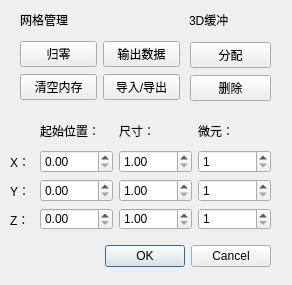
<?xml version="1.0" encoding="UTF-8"?>
<ui version="4.0">
 <class>Dialog_grid</class>
 <widget class="QDialog" name="Dialog_grid">
  <property name="geometry">
   <rect>
    <x>0</x>
    <y>0</y>
    <width>292</width>
    <height>285</height>
   </rect>
  </property>
  <property name="windowTitle">
   <string>Dialog</string>
  </property>
  <widget class="QDialogButtonBox" name="buttonBox">
   <property name="geometry">
    <rect>
     <x>-30</x>
     <y>240</y>
     <width>301</width>
     <height>32</height>
    </rect>
   </property>
   <property name="orientation">
    <enum>Qt::Horizontal</enum>
   </property>
   <property name="standardButtons">
    <set>QDialogButtonBox::Cancel|QDialogButtonBox::Ok</set>
   </property>
  </widget>
  <widget class="QWidget" name="layoutWidget">
   <property name="geometry">
    <rect>
     <x>40</x>
     <y>150</y>
     <width>231</width>
     <height>80</height>
    </rect>
   </property>
   <layout class="QVBoxLayout" name="verticalLayout">
    <item>
     <layout class="QHBoxLayout" name="horizontalLayout">
      <item>
       <widget class="QDoubleSpinBox" name="doubleSpinBox_xpos"/>
      </item>
      <item>
       <widget class="QDoubleSpinBox" name="doubleSpinBox_xsize">
        <property name="minimum">
         <double>1.000000000000000</double>
        </property>
       </widget>
      </item>
      <item>
       <widget class="QSpinBox" name="spinBox_xnum">
        <property name="minimum">
         <number>1</number>
        </property>
       </widget>
      </item>
     </layout>
    </item>
    <item>
     <layout class="QHBoxLayout" name="horizontalLayout_3">
      <item>
       <widget class="QDoubleSpinBox" name="doubleSpinBox_ypos"/>
      </item>
      <item>
       <widget class="QDoubleSpinBox" name="doubleSpinBox_ysize">
        <property name="minimum">
         <double>1.000000000000000</double>
        </property>
       </widget>
      </item>
      <item>
       <widget class="QSpinBox" name="spinBox_ynum">
        <property name="minimum">
         <number>1</number>
        </property>
       </widget>
      </item>
     </layout>
    </item>
    <item>
     <layout class="QHBoxLayout" name="horizontalLayout_2">
      <item>
       <widget class="QDoubleSpinBox" name="doubleSpinBox_zpos"/>
      </item>
      <item>
       <widget class="QDoubleSpinBox" name="doubleSpinBox_zsize">
        <property name="minimum">
         <double>1.000000000000000</double>
        </property>
       </widget>
      </item>
      <item>
       <widget class="QSpinBox" name="spinBox_znum">
        <property name="minimum">
         <number>1</number>
        </property>
       </widget>
      </item>
     </layout>
    </item>
   </layout>
  </widget>
  <widget class="QWidget" name="layoutWidget">
   <property name="geometry">
    <rect>
     <x>40</x>
     <y>120</y>
     <width>231</width>
     <height>21</height>
    </rect>
   </property>
   <layout class="QHBoxLayout" name="horizontalLayout_6">
    <item>
     <widget class="QLabel" name="label_4">
      <property name="text">
       <string>起始位置：</string>
      </property>
     </widget>
    </item>
    <item>
     <widget class="QLabel" name="label_5">
      <property name="text">
       <string>尺寸：</string>
      </property>
     </widget>
    </item>
    <item>
     <widget class="QLabel" name="label_6">
      <property name="text">
       <string>微元：</string>
      </property>
     </widget>
    </item>
   </layout>
  </widget>
  <widget class="QWidget" name="layoutWidget">
   <property name="geometry">
    <rect>
     <x>20</x>
     <y>40</y>
     <width>160</width>
     <height>61</height>
    </rect>
   </property>
   <layout class="QVBoxLayout" name="verticalLayout_2">
    <item>
     <layout class="QHBoxLayout" name="horizontalLayout_4">
      <item>
       <widget class="QPushButton" name="pushButton">
        <property name="text">
         <string>归零</string>
        </property>
       </widget>
      </item>
      <item>
       <widget class="QPushButton" name="pushButton_3">
        <property name="text">
         <string>输出数据</string>
        </property>
       </widget>
      </item>
     </layout>
    </item>
    <item>
     <layout class="QHBoxLayout" name="horizontalLayout_5">
      <item>
       <widget class="QPushButton" name="pushButton_2">
        <property name="text">
         <string>清空内存</string>
        </property>
       </widget>
      </item>
      <item>
       <widget class="QPushButton" name="pushButton_4">
        <property name="text">
         <string>导入/导出</string>
        </property>
       </widget>
      </item>
     </layout>
    </item>
   </layout>
  </widget>
  <widget class="QWidget" name="layoutWidget">
   <property name="geometry">
    <rect>
     <x>190</x>
     <y>41</y>
     <width>81</width>
     <height>61</height>
    </rect>
   </property>
   <layout class="QVBoxLayout" name="verticalLayout_3">
    <item>
     <widget class="QPushButton" name="pushButton_6">
      <property name="text">
       <string>分配</string>
      </property>
     </widget>
    </item>
    <item>
     <widget class="QPushButton" name="pushButton_5">
      <property name="text">
       <string>删除</string>
      </property>
     </widget>
    </item>
   </layout>
  </widget>
  <widget class="QWidget" name="layoutWidget">
   <property name="geometry">
    <rect>
     <x>20</x>
     <y>10</y>
     <width>331</width>
     <height>20</height>
    </rect>
   </property>
   <layout class="QHBoxLayout" name="horizontalLayout_9">
    <item>
     <widget class="QLabel" name="label_7">
      <property name="text">
       <string>网格管理</string>
      </property>
     </widget>
    </item>
    <item>
     <widget class="QLabel" name="label_9">
      <property name="text">
       <string>3D缓冲</string>
      </property>
     </widget>
    </item>
   </layout>
  </widget>
  <widget class="QWidget" name="">
   <property name="geometry">
    <rect>
     <x>10</x>
     <y>150</y>
     <width>20</width>
     <height>81</height>
    </rect>
   </property>
   <layout class="QVBoxLayout" name="verticalLayout_4">
    <item>
     <widget class="QLabel" name="label">
      <property name="text">
       <string>X：</string>
      </property>
     </widget>
    </item>
    <item>
     <widget class="QLabel" name="label_3">
      <property name="text">
       <string>Y：</string>
      </property>
     </widget>
    </item>
    <item>
     <widget class="QLabel" name="label_2">
      <property name="text">
       <string>Z：</string>
      </property>
     </widget>
    </item>
   </layout>
  </widget>
  <zorder>layoutWidget</zorder>
  <zorder>layoutWidget</zorder>
  <zorder>layoutWidget</zorder>
  <zorder>layoutWidget</zorder>
  <zorder>buttonBox</zorder>
  <zorder>layoutWidget</zorder>
  <zorder>label</zorder>
  <zorder>label_2</zorder>
  <zorder>label_3</zorder>
 </widget>
 <resources/>
 <connections>
  <connection>
   <sender>buttonBox</sender>
   <signal>accepted()</signal>
   <receiver>Dialog_grid</receiver>
   <slot>accept()</slot>
   <hints>
    <hint type="sourcelabel">
     <x>248</x>
     <y>254</y>
    </hint>
    <hint type="destinationlabel">
     <x>157</x>
     <y>274</y>
    </hint>
   </hints>
  </connection>
  <connection>
   <sender>buttonBox</sender>
   <signal>rejected()</signal>
   <receiver>Dialog_grid</receiver>
   <slot>reject()</slot>
   <hints>
    <hint type="sourcelabel">
     <x>316</x>
     <y>260</y>
    </hint>
    <hint type="destinationlabel">
     <x>286</x>
     <y>274</y>
    </hint>
   </hints>
  </connection>
 </connections>
</ui>
